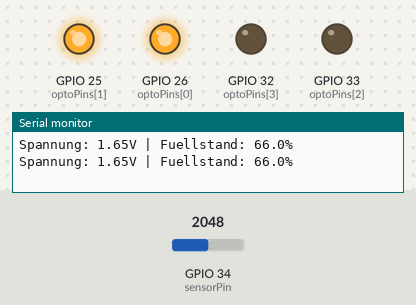
Bench run of a sketch on a simulated ESP32. Parts: output pins drawn as LEDs (lit = HIGH), the last lines printed to the serial monitor. The inputs (shaded band) are chosen by the test bench; at power-on: GPIO 34 (sensorPin) = 2048 (analog values on the 0–4095 scale).

Above: at 1.8 s.
1.9 s: GPIO 34 (sensorPin) set to 2290
3.4 s: GPIO 34 (sensorPin) set to 2373
At 4.4 s:
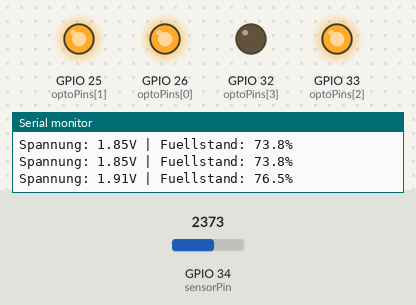
5.5 s: GPIO 34 (sensorPin) set to 1228
At 7.2 s:
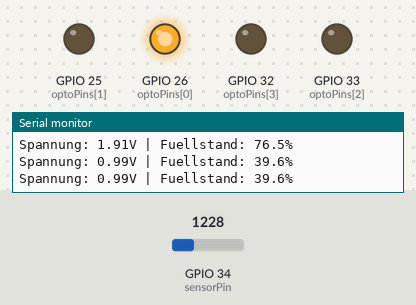
7.5 s: GPIO 34 (sensorPin) set to 810
9.2 s: GPIO 34 (sensorPin) set to 722
At 10.3 s:
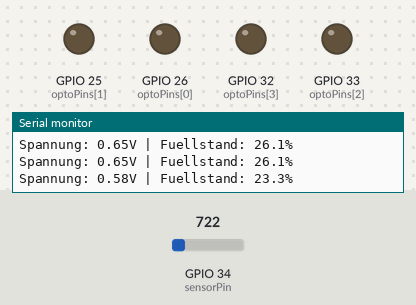
11.5 s: GPIO 34 (sensorPin) set to 2047
At 13.0 s:
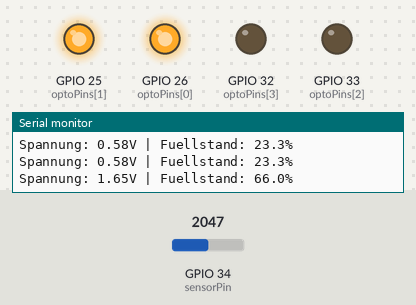
Timing chart, 0 to 14.5 s (numbered marks = the images above; inputs shaded):
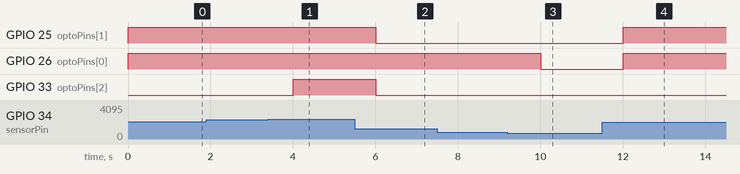

Measured:
- the behaviour switches between 2326 and 2327 on GPIO 34 (sensorPin) (found by bisection; images 0 and 1)
- the behaviour switches between 776 and 775 on GPIO 34 (sensorPin) (found by bisection; images 2 and 3)
- after the input at 3.4 s, GPIO 33 (optoPins[2]): LOW → HIGH after 0.60 s
- after the input at 5.5 s, GPIO 25 (optoPins[1]), GPIO 33 (optoPins[2]): HIGH → LOW after 0.50 s
- after the input at 9.2 s, GPIO 26 (optoPins[0]): HIGH → LOW after 0.80 s
- after the input at 11.5 s, GPIO 25 (optoPins[1]), GPIO 26 (optoPins[0]): LOW → HIGH after 0.50 s

The sketch:

schaudt_lt316_bluelevel_emulator.ino
```cpp
/*
 * ESP32 Wassertank-Emulator für Schaudt LT 316
 * Eingang: BlueLevel+ (0V = 0%, 2.5V = 100%) an GPIO 34
 * Ausgang: 4-Kanal Optokoppler an GPIO 26, 25, 33, 32
 */

const int sensorPin = 34;    // Analog-Eingang für BlueLevel+
const int optoPins[] = {26, 25, 33, 32};  // Für das LC-Relay-ESP32-4R-A2 Board sind die Relais an diesen GPIOs

void setup() {
  Serial.begin(115200);

  // Optokoppler-Pins als Ausgänge definieren
  for (int i = 0; i < 4; i++) {
    pinMode(optoPins[i], OUTPUT);
    digitalWrite(optoPins[i], LOW); // Initial aus
  }

  // ADC Konfiguration: 12-Bit Auflösung, Dämpfung für 0-3.3V Bereich
  analogReadResolution(12);
  analogSetAttenuation(ADC_11db);
}

void loop() {
  int rawValue = analogRead(sensorPin);

  // 2.5V entsprechen bei 12-Bit (4095) und 3.3V Referenz ca. 3102 Einheiten
  float voltage = (rawValue * 3.3) / 4095.0;
  float percent = (voltage / 2.5) * 100.0;

  Serial.printf("Spannung: %.2fV | Fuellstand: %.1f%%\n", voltage, percent);

  // Steuerung der Optokoppler (Kaskadierend wie bei einer Stabsonde)
  // LT 316 erwartet oft, dass bei 50% auch der 25%-Kontakt geschlossen bleibt.
  digitalWrite(optoPins[0], (percent >= 25.0) ? HIGH : LOW);
  digitalWrite(optoPins[1], (percent >= 50.0) ? HIGH : LOW);
  digitalWrite(optoPins[2], (percent >= 75.0) ? HIGH : LOW);
  digitalWrite(optoPins[3], (percent >= 95.0) ? HIGH : LOW);

  delay(1000); // Messung jede Sekunde
}
```
